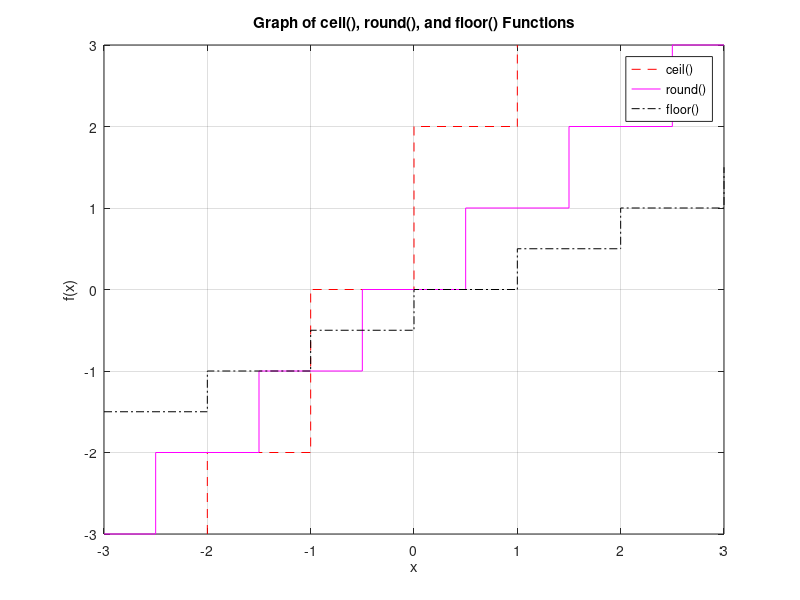
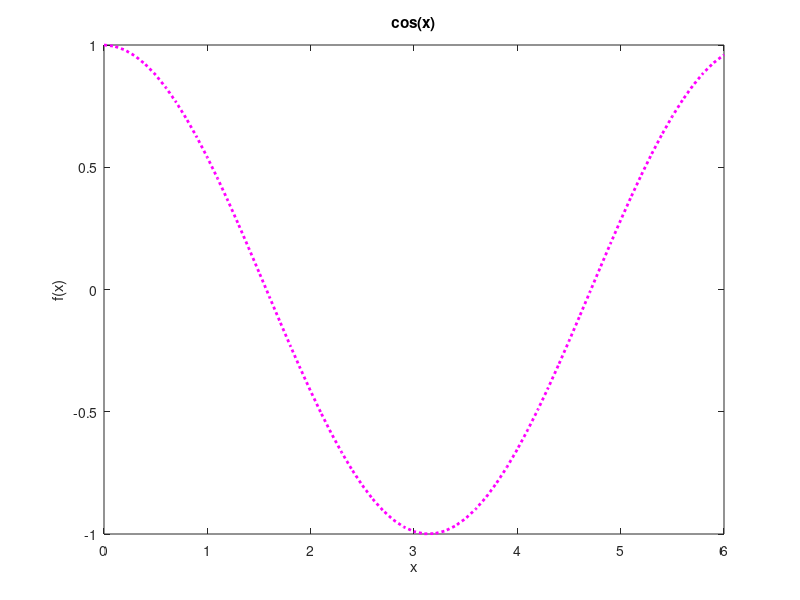
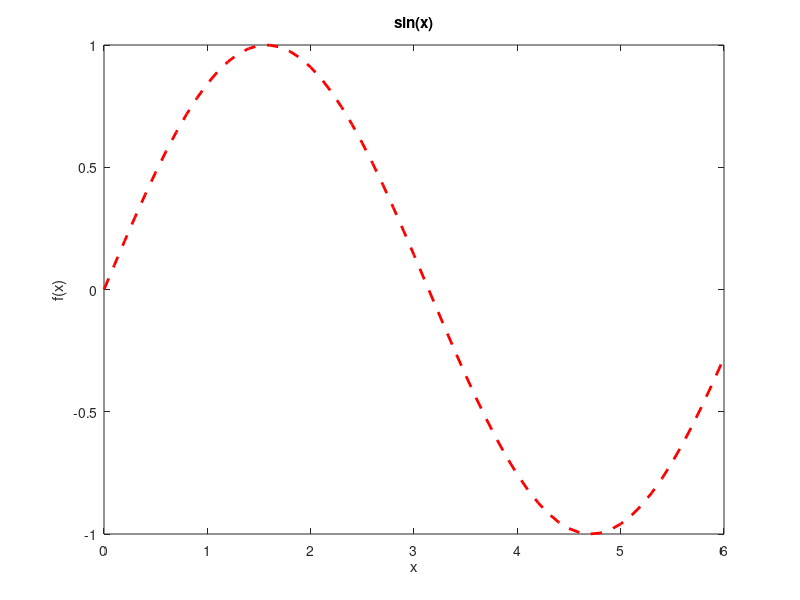

Write MATLAB code to recreate these figures, in order. (Note: this script raises an error after producing the figures.)
% x coordinates for ceil()
x1 = [-2 -2 -1 -1 0 0 1 1];
% y coordinates for ceil()
y1 = [-3 -2 -2 0 0 2 2 3];

% x coordinates for round()
x2 = [-3 -2.5 -2.5 -1.5 -1.5 -.5 -.5 .5 .5 1.5 1.5 2.5 2.5 3];
% y coordinates for round()
y2 = [-3 -3 -2 -2 -1 -1 0 0 1 1 2 2 3 3];

% x coordinates for floor()
x3 = [-3 -2 -2 -1 -1 0 0 1 1 2 2 3 3];
% y coordinates for floor()
y3 = [-1.5 -1.5 -1 -1 -.5 -.5 0 0 .5 .5 1 1 1.5];

% plot ceil() with a dashed line
plot(x1, y1, 'r--');
hold on;

% plot round() with a solid line
plot(x2, y2, 'm-');

% plot floor() with a dashed line with dots
plot(x3, y3, '-. ', 'Color', 'black');

% add title, axis labels, and legend
title('Graph of ceil(), round(), and floor() Functions');
xlabel('x');
ylabel('f(x)');
% Add a grid to the plot
grid on;
legend('ceil()', 'round()', 'floor()');

% Define the x values
x4 = 0:0.1:6;

% Define the y values for the first function
y4 = cos(x4);

% Create a new figure
figure;

% Plot the first function with a solid blue line
plot(x4, y4, 'm:', 'LineWidth', 2);

% Add a title to the plot
title('cos(x)');

% Add a label to the x-axis
xlabel('x');

% Add a label to the y-axis
ylabel('f(x)');

% Define the x values
x4 = 0:0.1:6;

% Define the y values for the second function
y5 = sin(x4);

% Create a new figure
figure;

% Plot the second function with a dashed red line
plot(x4, y5, 'r--', 'LineWidth', 2);

% Add a title to the plot
title('sin(x)');

% Add a label to the x-axis
xlabel('x');

% Add a label to the y-axis
ylabel('f(x)');

%Solution of non-linear equations
initial_points = [0.45, -0.1, 2.02];

for i = 1:length(initial_points)
    % Define the function handle for fsolve
    my_eq = @(x) (15*x - 6) / (x - 1);
    
    % Call fsolve with initial point and function handle
    sol = fsolve(my_eq, initial_points(i));
    
    % Display initial point and solution
    fprintf("Initial point: %f, Solution: %f\n", initial_points(i), sol);
end

% Define the equation as a function
eqn1 = @(k2) k2 - (13.95 - (13.90 - k2 + (10)*(k2^0.3)/(1.05))/(1 + 0.85*((3)*(k2^(-0.07)))));

% Set the options for the solver
options = optimoptions('fsolve','Display','off','MaxFunctionEvaluations',10000);

% Define the range of possible solutions for k2
k2_range = linspace(0.1, 100, 1000);

% Initialize vectors to store the solutions for k2, c1, and ca1
k2_solutions = zeros(length(k2_range), 1);
c1_solutions = zeros(length(k2_range), 1);
ca1_solutions = zeros(length(k2_range), 1);

% Iterate through the range of possible solutions for k2
for i = 1:length(k2_range)
    % Solve for k2 using fsolve
    k2_solutions(i) = fsolve(eqn1, k2_range(i), options);

    % Define the equation for c1 using the solution for k2
    eqn2 = @(c1) c1 - (10 * 3^0.3 + 3.4 - k2_solutions(i));

    % Solve for c1 using fsolve
    c1_solutions(i) = fsolve(eqn2, 1, options);

    % Define the equation for ca1 using the solutions for k2 and c1
    eqn3 = @(ca1) ca1 - (10* 3^0.3 - c1_solutions(i));

    % Solve for ca1 using fsolve
    ca1_solutions(i) = fsolve(eqn3, 1, options);
end

% Print the solution variables to the console
disp(['The solution for k2 is: ', num2str(k2_solutions(i))]);
disp(['The solution for c1 is: ', num2str(c1_solutions(i))]);
disp(['The solution for ca1 is: ', num2str(ca1_solutions(i))]);

% Plot the solutions for k2, c1, and ca1 as a function of the interest rate
interest_rates = linspace(0.01, 0.2, length(k2_range));
figure
plot(interest_rates, k2_solutions, interest_rates, c1_solutions, interest_rates, ca1_solutions)
xlabel('Interest rate')
legend('k2', 'c1', 'ca1')
